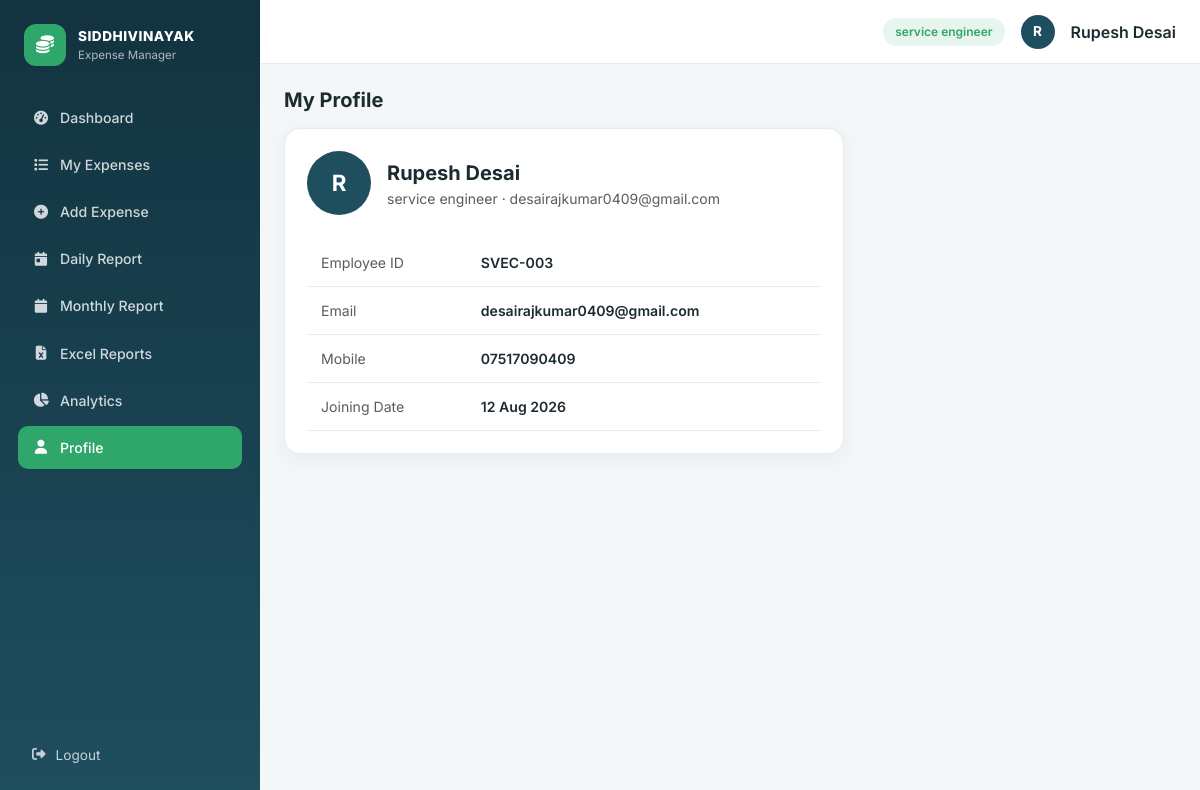
Screenshot of /profile (signed in) with the database file from the repository.
### models.py (models this page shows, shortened)
class Employee(UserMixin, db.Model):
    __tablename__ = "employees"
    id = db.Column(db.Integer, primary_key=True)
    employee_code = db.Column(db.String(20), unique=True, nullable=False)
    name = db.Column(db.String(120), nullable=False)
    email = db.Column(db.String(120), unique=True, nullable=False)
    mobile = db.Column(db.String(20))
    designation = db.Column(db.String(100))
    department = db.Column(db.String(100))
    password_hash = db.Column(db.String(255), nullable=False)
    joining_date = db.Column(db.Date, default=date.today)
    role = db.Column(db.String(20), default="employee")  # employee | admin
    is_blocked = db.Column(db.Boolean, default=False)
    created_at = db.Column(db.DateTime, default=datetime.utcnow)
    expenses = db.relationship(
        "Expense", backref="employee", lazy=True, cascade="all, delete-orphan"
    )
    @property
    def is_active(self):
        return not self.is_blocked
    @property
    def is_admin(self):
        return self.role == "admin"

### routes/employee.py (the view)
@employee_bp.route("/profile")
@login_required
def profile():
    return render_template("profile.html")

### templates/profile.html (shortened to what this page needs)
{% extends "base.html" %}
{% block content %}
<h5 class="fw-bold mb-3">My Profile</h5>
<div class="panel" style="max-width:560px;">
  <div class="d-flex align-items-center gap-3 mb-4">
    <div class="avatar-circle" style="width:64px;height:64px;font-size:1.4rem;">{{ current_user.name[0] }}</div>
    <div>
      <div class="fw-bold fs-5">{{ current_user.name }}</div>
      <div class="text-muted small">{{ current_user.designation }} · {{ current_user.department }}</div>
    </div>
  </div>
  <table class="table-modern w-100">
    <tbody>
      <tr><td class="text-muted">Employee ID</td><td class="fw-semibold">{{ current_user.employee_code }}</td></tr>
      <tr><td class="text-muted">Email</td><td class="fw-semibold">{{ current_user.email }}</td></tr>
      <tr><td class="text-muted">Mobile</td><td class="fw-semibold">{{ current_user.mobile or '—' }}</td></tr>
      <tr><td class="text-muted">Joining Date</td><td class="fw-semibold">{{ current_user.joining_date.strftime('%d %b %Y') if current_user.joining_date else '—' }}</td></tr>
    </tbody>
  </table>
</div>
{% endblock %}

### templates/base.html (shortened to what this page needs)
<!DOCTYPE html>
<html lang="en">
<head>
<link href="https://cdn.jsdelivr.net/npm/bootstrap@5.3.3/dist/css/bootstrap.min.css" rel="stylesheet">
<link rel="stylesheet" href="https://cdnjs.cloudflare.com/ajax/libs/font-awesome/6.5.2/css/all.min.css">
<link rel="stylesheet" href="{{ url_for('static', filename='css/style.css') }}">
</head>
<body class="{% if current_user.is_authenticated %}has-shell{% endif %}">
{% if current_user.is_authenticated %}
<div class="app-shell">
  <aside class="sidebar d-none d-lg-flex flex-column">
    <div class="sidebar-brand">
      <div class="brand-mark"><i class="fa-solid fa-coins"></i></div>
      <div>
        <div class="brand-title">SIDDHIVINAYAK</div>
        <div class="brand-sub">Expense Manager</div>
      </div>
    </div>
    <nav class="sidebar-nav">
      {% if current_user.is_admin %}
        <a href="{{ url_for('admin.dashboard') }}" class="nav-link {{ 'active' if request.endpoint == 'admin.dashboard' }}"><i class="fa-solid fa-gauge-high"></i> Dashboard</a>
        <a href="{{ url_for('admin.employees') }}" class="nav-link {{ 'active' if request.endpoint and request.endpoint.startswith('admin.employ') }}"><i class="fa-solid fa-users"></i> Employees</a>
        <a href="{{ url_for('admin.all_expenses') }}" class="nav-link {{ 'active' if request.endpoint == 'admin.all_expenses' }}"><i class="fa-solid fa-receipt"></i> All Expenses</a>
        <a href="{{ url_for('admin.reports') }}" class="nav-link {{ 'active' if request.endpoint and request.endpoint.startswith('admin.reports') or request.endpoint == 'admin.employee_report' }}"><i class="fa-solid fa-chart-line"></i> Reports</a>
        <a href="{{ url_for('excel.export_all_employees') }}" class="nav-link"><i class="fa-solid fa-file-excel"></i> Excel Export</a>
        <a href="{{ url_for('admin.rates') }}" class="nav-link {{ 'active' if request.endpoint == 'admin.rates' }}"><i class="fa-solid fa-road"></i> KM Rates</a>
        <a href="{{ url_for('admin.settings') }}" class="nav-link {{ 'active' if request.endpoint == 'admin.settings' }}"><i class="fa-solid fa-gear"></i> Settings</a>
      {% else %}
        <a href="{{ url_for('employee.dashboard') }}" class="nav-link {{ 'active' if request.endpoint == 'employee.dashboard' }}"><i class="fa-solid fa-gauge-high"></i> Dashboard</a>
        <a href="{{ url_for('employee.expenses') }}" class="nav-link {{ 'active' if request.endpoint == 'employee.expenses' }}"><i class="fa-solid fa-list"></i> My Expenses</a>
        <a href="{{ url_for('employee.add_expense') }}" class="nav-link {{ 'active' if request.endpoint == 'employee.add_expense' }}"><i class="fa-solid fa-circle-plus"></i> Add Expense</a>
        <a href="{{ url_for('employee.daily_report') }}" class="nav-link {{ 'active' if request.endpoint == 'employee.daily_report' }}"><i class="fa-solid fa-calendar-day"></i> Daily Report</a>
        <a href="{{ url_for('employee.monthly_report') }}" class="nav-link {{ 'active' if request.endpoint == 'employee.monthly_report' }}"><i class="fa-solid fa-calendar"></i> Monthly Report</a>
        <a href="{{ url_for('excel.export_all') }}" class="nav-link"><i class="fa-solid fa-file-excel"></i> Excel Reports</a>
        <a href="{{ url_for('employee.analytics') }}" class="nav-link {{ 'active' if request.endpoint == 'employee.analytics' }}"><i class="fa-solid fa-chart-pie"></i> Analytics</a>
        <a href="{{ url_for('employee.profile') }}" class="nav-link {{ 'active' if request.endpoint == 'employee.profile' }}"><i class="fa-solid fa-user"></i> Profile</a>
      {% endif %}
    </nav>
    <a href="{{ url_for('auth.logout') }}" class="sidebar-logout"><i class="fa-solid fa-right-from-bracket"></i> Logout</a>
  </aside>
  <div class="main-col">
    <header class="topbar">
      <div class="ms-auto d-flex align-items-center gap-3">
        <span class="badge-role">{{ 'Administrator' if current_user.is_admin else current_user.designation }}</span>
        <div class="avatar-circle">{{ current_user.name[0] }}</div>
        <span class="d-none d-md-inline fw-semibold">{{ current_user.name }}</span>
      </div>
    </header>
    <main class="content-area pb-5 pb-lg-4">
      {% block content %}{% endblock %}
    </main>
  </div>
</div>
{% endif %}
</body>
</html>

### static/css/style.css (style rules this page uses)
:root { --brand-dark:#12333f; --brand:#1f4e5f; --brand-light:#2f7c8f; --accent:#2fa66a; --accent-soft:#e8f5ee; --bg:#f4f7f8; --card:#ffffff; --text:#1c2b30; --muted:#6b7c80; --border:#e6edee; --radius:16px; --shadow:0 6px 20px rgba(18,51,63,.06); }
* { box-sizing:border-box; }
body { font-family:'Inter',system-ui,-apple-system,sans-serif; background:var(--bg); color:var(--text); margin:0; }
.app-shell { display:flex;min-height:100vh; }
.sidebar { width:260px;flex-shrink:0; background:linear-gradient(180deg,var(--brand-dark),var(--brand)); color:#fff;padding:24px 18px; }
.sidebar-brand { display:flex;align-items:center;gap:12px;margin-bottom:30px;padding:0 6px; }
.brand-mark { width:42px;height:42px;border-radius:12px;background:var(--accent);display:flex;align-items:center;justify-content:center;font-size:18px; }
.brand-title { font-weight:800;font-size:.85rem;letter-spacing:.5px; }
.brand-sub { font-size:.72rem;color:rgba(255,255,255,.65); }
.sidebar-nav { display:flex;flex-direction:column;gap:4px;flex:1; }
.sidebar-nav .nav-link { color:rgba(255,255,255,.8); padding:11px 14px;border-radius:10px;font-size:.88rem;font-weight:500; display:flex;align-items:center;gap:10px;transition:.15s; }
.sidebar-nav .nav-link i { width:18px;text-align:center; }
.sidebar-nav .nav-link.active { background:var(--accent);color:#fff; }
.sidebar-logout { color:rgba(255,255,255,.75);padding:11px 14px;font-size:.85rem;text-decoration:none;display:flex;gap:10px;align-items:center; }
.main-col { flex:1;display:flex;flex-direction:column;min-width:0; }
.topbar { height:64px;background:var(--card);border-bottom:1px solid var(--border); display:flex;align-items:center;padding:0 24px;position:sticky;top:0;z-index:10; }
.badge-role { background:var(--accent-soft);color:var(--accent);font-size:.75rem;font-weight:600;padding:5px 12px;border-radius:20px; }
.avatar-circle { width:34px;height:34px;border-radius:50%;background:var(--brand);color:#fff;display:flex;align-items:center;justify-content:center;font-weight:700;font-size:.85rem; }
.content-area { padding:24px;max-width:1300px;width:100%;margin:0 auto; }
.panel { background:var(--card);border-radius:var(--radius);box-shadow:var(--shadow); border:1px solid var(--border);padding:22px; }
.table-modern { width:100%;border-collapse:separate;border-spacing:0;font-size:.88rem; }
.table-modern tbody td { padding:13px 14px;border-bottom:1px solid var(--border);vertical-align:middle; }

### rows the page displays
Employee: role+designation "service engineer", name "R", name "Rupesh Desai", designation "service engineer", department "desairajkumar0409@gmail.com", employee_code "SVEC-003", email "desairajkumar0409@gmail.com", mobile "07517090409", joining_date "12 Aug 2026"
